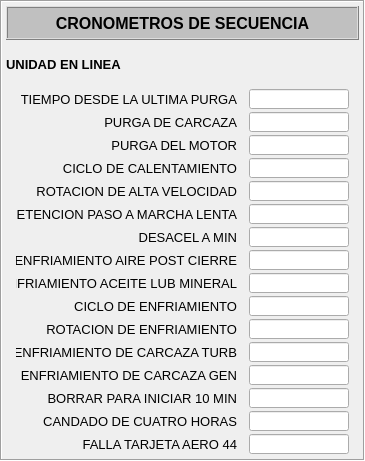
   <widget class="QFrame" name="frame_4">
    <property name="geometry">
     <rect>
      <x>315</x>
      <y>445</y>
      <width>343</width>
      <height>461</height>
     </rect>
    </property>
    <property name="styleSheet">
     <string notr="true">background-color: none;</string>
    </property>
    <property name="frameShape">
     <enum>QFrame::Box</enum>
    </property>
    <property name="frameShadow">
     <enum>QFrame::Sunken</enum>
    </property>
    <layout class="QGridLayout" name="gridLayout_5">
     <property name="margin">
      <number>4</number>
     </property>
     <property name="spacing">
      <number>0</number>
     </property>
     <item row="0" column="0">
      <layout class="QVBoxLayout" name="verticalLayout_5">
       <property name="spacing">
        <number>2</number>
       </property>
       <item>
        <layout class="QGridLayout" name="gridLayout_4">
         <item row="0" column="0">
          <widget class="QFrame" name="frame_6">
           <property name="minimumSize">
            <size>
             <width>353</width>
             <height>34</height>
            </size>
           </property>
           <property name="maximumSize">
            <size>
             <width>353</width>
             <height>34</height>
            </size>
           </property>
           <property name="styleSheet">
            <string notr="true">background-color: rgb(192, 192, 192);</string>
           </property>
           <property name="frameShape">
            <enum>QFrame::Box</enum>
           </property>
           <property name="frameShadow">
            <enum>QFrame::Raised</enum>
           </property>
           <layout class="QGridLayout" name="gridLayout_6">
            <item row="0" column="0">
             <widget class="QLabel" name="label_10">
              <property name="font">
               <font>
                <pointsize>12</pointsize>
                <weight>75</weight>
                <bold>true</bold>
               </font>
              </property>
              <property name="text">
               <string>CRONOMETROS DE SECUENCIA</string>
              </property>
              <property name="alignment">
               <set>Qt::AlignCenter</set>
              </property>
             </widget>
            </item>
           </layout>
          </widget>
         </item>
        </layout>
       </item>
       <item>
        <layout class="QVBoxLayout" name="verticalLayout_4">
         <property name="spacing">
          <number>2</number>
         </property>
         <item>
          <widget class="QLabel" name="label_75">
           <property name="font">
            <font>
             <pointsize>10</pointsize>
             <weight>75</weight>
             <bold>true</bold>
            </font>
           </property>
           <property name="text">
            <string>UNIDAD EN LINEA</string>
           </property>
          </widget>
         </item>
         <item>
          <layout class="QHBoxLayout" name="horizontalLayout_9">
           <item>
            <widget class="QLabel" name="label_76">
             <property name="minimumSize">
              <size>
               <width>221</width>
               <height>21</height>
              </size>
             </property>
             <property name="maximumSize">
              <size>
               <width>221</width>
               <height>21</height>
              </size>
             </property>
             <property name="font">
              <font>
               <pointsize>10</pointsize>
              </font>
             </property>
             <property name="text">
              <string>TIEMPO DESDE LA ULTIMA PURGA</string>
             </property>
             <property name="alignment">
              <set>Qt::AlignRight|Qt::AlignTrailing|Qt::AlignVCenter</set>
             </property>
            </widget>
           </item>
           <item>
            <widget class="QLineEdit" name="leCSTUP">
             <property name="minimumSize">
              <size>
               <width>100</width>
               <height>20</height>
              </size>
             </property>
             <property name="maximumSize">
              <size>
               <width>100</width>
               <height>20</height>
              </size>
             </property>
            </widget>
           </item>
          </layout>
         </item>
         <item>
          <layout class="QHBoxLayout" name="horizontalLayout_10">
           <item>
            <widget class="QLabel" name="label_77">
             <property name="minimumSize">
              <size>
               <width>221</width>
               <height>21</height>
              </size>
             </property>
             <property name="maximumSize">
              <size>
               <width>221</width>
               <height>21</height>
              </size>
             </property>
             <property name="font">
              <font>
               <pointsize>10</pointsize>
              </font>
             </property>
             <property name="text">
              <string>PURGA DE CARCAZA</string>
             </property>
             <property name="alignment">
              <set>Qt::AlignRight|Qt::AlignTrailing|Qt::AlignVCenter</set>
             </property>
            </widget>
           </item>
           <item>
            <widget class="QLineEdit" name="leCSPC">
             <property name="minimumSize">
              <size>
               <width>100</width>
               <height>20</height>
              </size>
             </property>
             <property name="maximumSize">
              <size>
               <width>100</width>
               <height>20</height>
              </size>
             </property>
            </widget>
           </item>
          </layout>
         </item>
         <item>
          <layout class="QHBoxLayout" name="horizontalLayout_11">
           <item>
            <widget class="QLabel" name="label_78">
             <property name="minimumSize">
              <size>
               <width>221</width>
               <height>21</height>
              </size>
             </property>
             <property name="maximumSize">
              <size>
               <width>221</width>
               <height>21</height>
              </size>
             </property>
             <property name="font">
              <font>
               <pointsize>10</pointsize>
              </font>
             </property>
             <property name="text">
              <string>PURGA DEL MOTOR</string>
             </property>
             <property name="alignment">
              <set>Qt::AlignRight|Qt::AlignTrailing|Qt::AlignVCenter</set>
             </property>
            </widget>
           </item>
           <item>
            <widget class="QLineEdit" name="leCSPM">
             <property name="minimumSize">
              <size>
               <width>100</width>
               <height>20</height>
              </size>
             </property>
             <property name="maximumSize">
              <size>
               <width>100</width>
               <height>20</height>
              </size>
             </property>
            </widget>
           </item>
          </layout>
         </item>
         <item>
          <layout class="QHBoxLayout" name="horizontalLayout_12">
           <item>
            <widget class="QLabel" name="label_79">
             <property name="minimumSize">
              <size>
               <width>221</width>
               <height>21</height>
              </size>
             </property>
             <property name="maximumSize">
              <size>
               <width>221</width>
               <height>21</height>
              </size>
             </property>
             <property name="font">
              <font>
               <pointsize>10</pointsize>
              </font>
             </property>
             <property name="text">
              <string>CICLO DE CALENTAMIENTO</string>
             </property>
             <property name="alignment">
              <set>Qt::AlignRight|Qt::AlignTrailing|Qt::AlignVCenter</set>
             </property>
            </widget>
           </item>
           <item>
            <widget class="QLineEdit" name="leCSCC">
             <property name="minimumSize">
              <size>
               <width>100</width>
               <height>20</height>
              </size>
             </property>
             <property name="maximumSize">
              <size>
               <width>100</width>
               <height>20</height>
              </size>
             </property>
            </widget>
           </item>
          </layout>
         </item>
         <item>
          <layout class="QHBoxLayout" name="horizontalLayout_13">
           <item>
            <widget class="QLabel" name="label_80">
             <property name="minimumSize">
              <size>
               <width>221</width>
               <height>21</height>
              </size>
             </property>
             <property name="maximumSize">
              <size>
               <width>221</width>
               <height>21</height>
              </size>
             </property>
             <property name="font">
              <font>
               <pointsize>10</pointsize>
              </font>
             </property>
             <property name="text">
              <string>ROTACION DE ALTA VELOCIDAD</string>
             </property>
             <property name="alignment">
              <set>Qt::AlignRight|Qt::AlignTrailing|Qt::AlignVCenter</set>
             </property>
            </widget>
           </item>
           <item>
            <widget class="QLineEdit" name="leCSRAV">
             <property name="minimumSize">
              <size>
               <width>100</width>
               <height>20</height>
              </size>
             </property>
             <property name="maximumSize">
              <size>
               <width>100</width>
               <height>20</height>
              </size>
             </property>
            </widget>
           </item>
          </layout>
         </item>
         <item>
          <layout class="QHBoxLayout" name="horizontalLayout_14">
           <item>
            <widget class="QLabel" name="label_83">
             <property name="minimumSize">
              <size>
               <width>221</width>
               <height>21</height>
              </size>
             </property>
             <property name="maximumSize">
              <size>
               <width>221</width>
               <height>21</height>
              </size>
             </property>
             <property name="font">
              <font>
               <pointsize>10</pointsize>
              </font>
             </property>
             <property name="text">
              <string>RETENCION PASO A MARCHA LENTA</string>
             </property>
             <property name="alignment">
              <set>Qt::AlignRight|Qt::AlignTrailing|Qt::AlignVCenter</set>
             </property>
            </widget>
           </item>
           <item>
            <widget class="QLineEdit" name="leCSRPML">
             <property name="minimumSize">
              <size>
               <width>100</width>
               <height>20</height>
              </size>
             </property>
             <property name="maximumSize">
              <size>
               <width>100</width>
               <height>20</height>
              </size>
             </property>
            </widget>
           </item>
          </layout>
         </item>
         <item>
          <layout class="QHBoxLayout" name="horizontalLayout_15">
           <item>
            <widget class="QLabel" name="label_82">
             <property name="minimumSize">
              <size>
               <width>221</width>
               <height>21</height>
              </size>
             </property>
             <property name="maximumSize">
              <size>
               <width>221</width>
               <height>21</height>
              </size>
             </property>
             <property name="font">
              <font>
               <pointsize>10</pointsize>
              </font>
             </property>
             <property name="text">
              <string>DESACEL A MIN</string>
             </property>
             <property name="alignment">
              <set>Qt::AlignRight|Qt::AlignTrailing|Qt::AlignVCenter</set>
             </property>
            </widget>
           </item>
           <item>
            <widget class="QLineEdit" name="leCSDAM">
             <property name="minimumSize">
              <size>
               <width>100</width>
               <height>20</height>
              </size>
             </property>
             <property name="maximumSize">
              <size>
               <width>100</width>
               <height>20</height>
              </size>
             </property>
            </widget>
           </item>
          </layout>
         </item>
         <item>
          <layout class="QHBoxLayout" name="horizontalLayout_16">
           <item>
            <widget class="QLabel" name="label_81">
             <property name="minimumSize">
              <size>
               <width>221</width>
               <height>21</height>
              </size>
             </property>
             <property name="maximumSize">
              <size>
               <width>221</width>
               <height>21</height>
              </size>
             </property>
             <property name="font">
              <font>
               <pointsize>10</pointsize>
              </font>
             </property>
             <property name="text">
              <string>ENFRIAMIENTO AIRE POST CIERRE</string>
             </property>
             <property name="alignment">
              <set>Qt::AlignRight|Qt::AlignTrailing|Qt::AlignVCenter</set>
             </property>
            </widget>
           </item>
           <item>
            <widget class="QLineEdit" name="leCSEAPC">
             <property name="minimumSize">
              <size>
               <width>100</width>
               <height>20</height>
              </size>
             </property>
             <property name="maximumSize">
              <size>
               <width>100</width>
               <height>20</height>
              </size>
             </property>
            </widget>
           </item>
          </layout>
         </item>
         <item>
          <layout class="QHBoxLayout" name="horizontalLayout_17">
           <item>
            <widget class="QLabel" name="label_85">
             <property name="minimumSize">
              <size>
               <width>221</width>
               <height>21</height>
              </size>
             </property>
             <property name="maximumSize">
              <size>
               <width>221</width>
               <height>21</height>
              </size>
             </property>
             <property name="font">
              <font>
               <pointsize>10</pointsize>
              </font>
             </property>
             <property name="text">
              <string>ENFRIAMIENTO ACEITE LUB MINERAL</string>
             </property>
             <property name="alignment">
              <set>Qt::AlignRight|Qt::AlignTrailing|Qt::AlignVCenter</set>
             </property>
            </widget>
           </item>
           <item>
            <widget class="QLineEdit" name="leCSEALM">
             <property name="minimumSize">
              <size>
               <width>100</width>
               <height>20</height>
              </size>
             </property>
             <property name="maximumSize">
              <size>
               <width>100</width>
               <height>20</height>
              </size>
             </property>
            </widget>
           </item>
          </layout>
         </item>
         <item>
          <layout class="QHBoxLayout" name="horizontalLayout_18">
           <item>
            <widget class="QLabel" name="label_90">
             <property name="minimumSize">
              <size>
               <width>221</width>
               <height>21</height>
              </size>
             </property>
             <property name="maximumSize">
              <size>
               <width>221</width>
               <height>21</height>
              </size>
             </property>
             <property name="font">
              <font>
               <pointsize>10</pointsize>
              </font>
             </property>
             <property name="text">
              <string>CICLO DE ENFRIAMIENTO</string>
             </property>
             <property name="alignment">
              <set>Qt::AlignRight|Qt::AlignTrailing|Qt::AlignVCenter</set>
             </property>
            </widget>
           </item>
           <item>
            <widget class="QLineEdit" name="leCSCE">
             <property name="minimumSize">
              <size>
               <width>100</width>
               <height>20</height>
              </size>
             </property>
             <property name="maximumSize">
              <size>
               <width>100</width>
               <height>20</height>
              </size>
             </property>
            </widget>
           </item>
          </layout>
         </item>
         <item>
          <layout class="QHBoxLayout" name="horizontalLayout_19">
           <item>
            <widget class="QLabel" name="label_89">
             <property name="minimumSize">
              <size>
               <width>221</width>
               <height>21</height>
              </size>
             </property>
             <property name="maximumSize">
              <size>
               <width>221</width>
               <height>21</height>
              </size>
             </property>
             <property name="font">
              <font>
               <pointsize>10</pointsize>
              </font>
             </property>
             <property name="text">
              <string>ROTACION DE ENFRIAMIENTO</string>
             </property>
             <property name="alignment">
              <set>Qt::AlignRight|Qt::AlignTrailing|Qt::AlignVCenter</set>
             </property>
            </widget>
           </item>
           <item>
            <widget class="QLineEdit" name="leCSRE">
             <property name="minimumSize">
              <size>
               <width>100</width>
               <height>20</height>
              </size>
             </property>
             <property name="maximumSize">
              <size>
               <width>100</width>
               <height>20</height>
              </size>
             </property>
            </widget>
           </item>
          </layout>
         </item>
         <item>
          <layout class="QHBoxLayout" name="horizontalLayout_20">
           <item>
            <widget class="QLabel" name="label_86">
             <property name="minimumSize">
              <size>
               <width>221</width>
               <height>21</height>
              </size>
             </property>
             <property name="maximumSize">
              <size>
               <width>221</width>
               <height>21</height>
              </size>
             </property>
             <property name="font">
              <font>
               <pointsize>10</pointsize>
              </font>
             </property>
             <property name="text">
              <string>ENFRIAMIENTO DE CARCAZA TURB</string>
             </property>
             <property name="alignment">
              <set>Qt::AlignRight|Qt::AlignTrailing|Qt::AlignVCenter</set>
             </property>
            </widget>
           </item>
           <item>
            <widget class="QLineEdit" name="leCSECT">
             <property name="minimumSize">
              <size>
               <width>100</width>
               <height>20</height>
              </size>
             </property>
             <property name="maximumSize">
              <size>
               <width>100</width>
               <height>20</height>
              </size>
             </property>
            </widget>
           </item>
          </layout>
         </item>
         <item>
          <layout class="QHBoxLayout" name="horizontalLayout_21">
           <item>
            <widget class="QLabel" name="label_84">
             <property name="minimumSize">
              <size>
               <width>221</width>
               <height>21</height>
              </size>
             </property>
             <property name="maximumSize">
              <size>
               <width>221</width>
               <height>21</height>
              </size>
             </property>
             <property name="font">
              <font>
               <pointsize>10</pointsize>
              </font>
             </property>
             <property name="text">
              <string>ENFRIAMIENTO DE CARCAZA GEN</string>
             </property>
             <property name="alignment">
              <set>Qt::AlignRight|Qt::AlignTrailing|Qt::AlignVCenter</set>
             </property>
            </widget>
           </item>
           <item>
            <widget class="QLineEdit" name="leCSECG">
             <property name="minimumSize">
              <size>
               <width>100</width>
               <height>20</height>
              </size>
             </property>
             <property name="maximumSize">
              <size>
               <width>100</width>
               <height>20</height>
              </size>
             </property>
            </widget>
           </item>
          </layout>
         </item>
         <item>
          <layout class="QHBoxLayout" name="horizontalLayout_22">
           <item>
            <widget class="QLabel" name="label_88">
             <property name="minimumSize">
              <size>
               <width>221</width>
               <height>21</height>
              </size>
             </property>
             <property name="maximumSize">
              <size>
               <width>221</width>
               <height>21</height>
              </size>
             </property>
             <property name="font">
              <font>
               <pointsize>10</pointsize>
              </font>
             </property>
             <property name="text">
              <string>BORRAR PARA INICIAR 10 MIN</string>
             </property>
             <property name="alignment">
              <set>Qt::AlignRight|Qt::AlignTrailing|Qt::AlignVCenter</set>
             </property>
            </widget>
           </item>
           <item>
            <widget class="QLineEdit" name="leCSBPI">
             <property name="minimumSize">
              <size>
               <width>100</width>
               <height>20</height>
              </size>
             </property>
             <property name="maximumSize">
              <size>
               <width>100</width>
               <height>20</height>
              </size>
             </property>
            </widget>
           </item>
          </layout>
         </item>
         <item>
          <layout class="QHBoxLayout" name="horizontalLayout_23">
           <item>
            <widget class="QLabel" name="label_91">
             <property name="minimumSize">
              <size>
               <width>221</width>
               <height>21</height>
              </size>
             </property>
             <property name="maximumSize">
              <size>
               <width>221</width>
               <height>21</height>
              </size>
             </property>
             <property name="font">
              <font>
               <pointsize>10</pointsize>
              </font>
             </property>
             <property name="text">
              <string>CANDADO DE CUATRO HORAS</string>
             </property>
             <property name="alignment">
              <set>Qt::AlignRight|Qt::AlignTrailing|Qt::AlignVCenter</set>
             </property>
            </widget>
           </item>
           <item>
            <widget class="QLineEdit" name="leCSCCH">
             <property name="minimumSize">
              <size>
               <width>100</width>
               <height>20</height>
              </size>
             </property>
             <property name="maximumSize">
              <size>
               <width>100</width>
               <height>20</height>
              </size>
             </property>
            </widget>
           </item>
          </layout>
         </item>
         <item>
          <layout class="QHBoxLayout" name="horizontalLayout_8">
           <item>
            <widget class="QLabel" name="label_87">
             <property name="minimumSize">
              <size>
               <width>221</width>
               <height>21</height>
              </size>
             </property>
             <property name="maximumSize">
              <size>
               <width>221</width>
               <height>21</height>
              </size>
             </property>
             <property name="font">
              <font>
               <pointsize>10</pointsize>
              </font>
             </property>
             <property name="text">
              <string>FALLA TARJETA AERO 44</string>
             </property>
             <property name="alignment">
              <set>Qt::AlignRight|Qt::AlignTrailing|Qt::AlignVCenter</set>
             </property>
            </widget>
           </item>
           <item>
            <widget class="QLineEdit" name="leCSFTA44">
             <property name="minimumSize">
              <size>
               <width>100</width>
               <height>20</height>
              </size>
             </property>
             <property name="maximumSize">
              <size>
               <width>100</width>
               <height>20</height>
              </size>
             </property>
            </widget>
           </item>
          </layout>
         </item>
        </layout>
       </item>
      </layout>
     </item>
    </layout>
   </widget>
